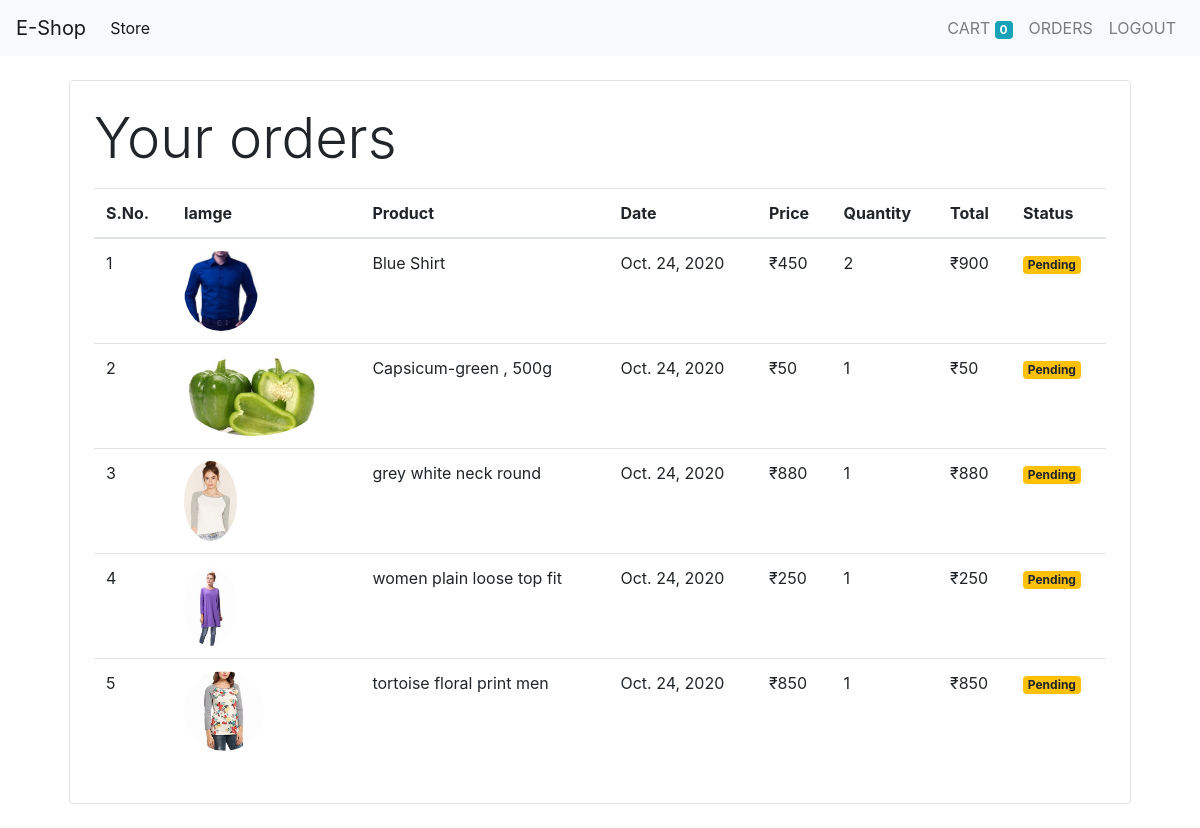
Before: /orders (signed in) with the older database file.
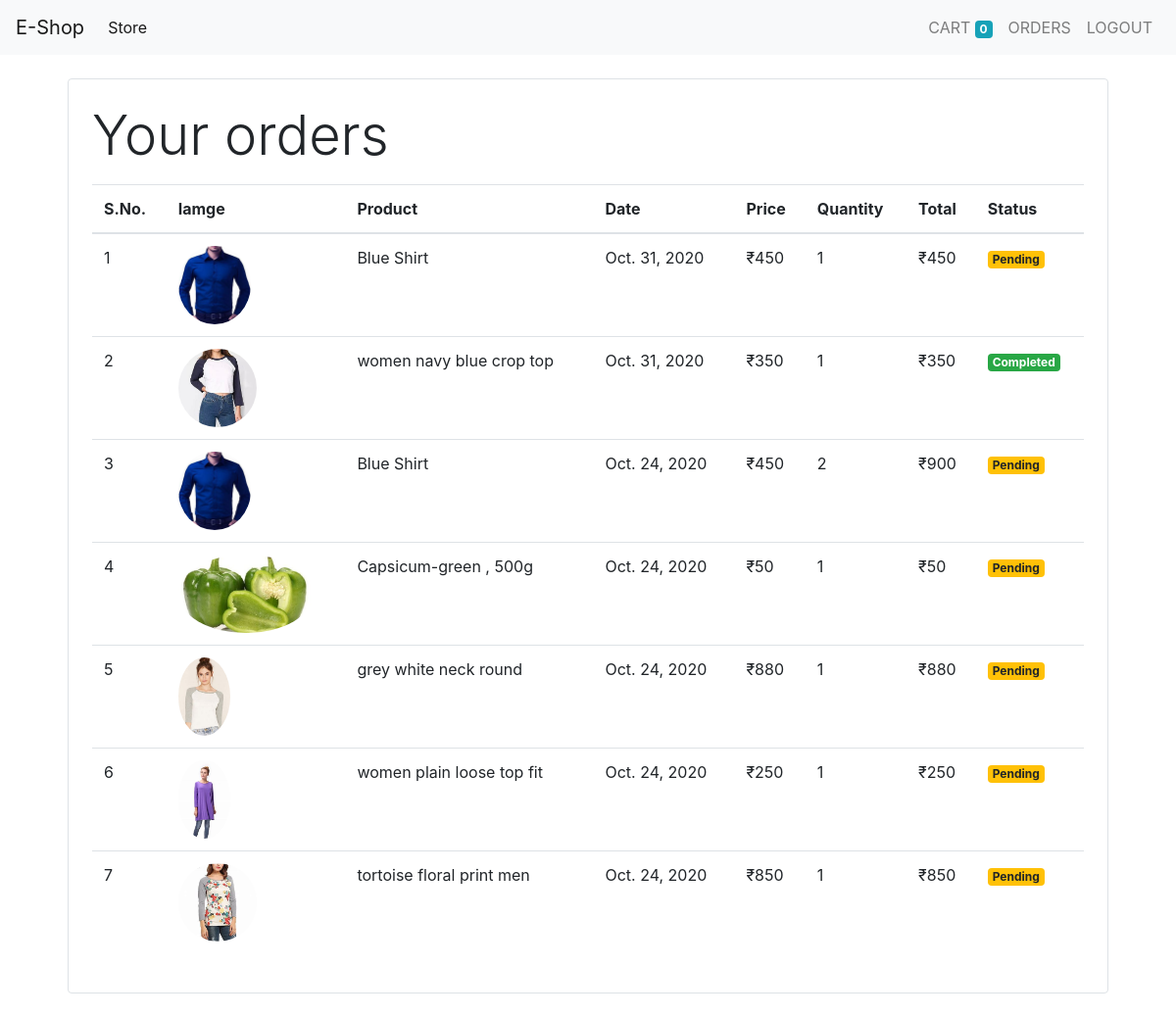
After: the same page with the newer database file.
### store/models/orders.py (models this page shows, shortened)
class Order(models.Model):
    product = models.ForeignKey(Product,on_delete=models.CASCADE)
    customer = models.ForeignKey(Customer,on_delete=models.CASCADE)
    quantity = models.IntegerField(default=1)
    price = models.IntegerField()
    address = models.CharField(max_length=50, default='',blank=True)
    phone = models.CharField(max_length=50, default='',blank=True)
    date = models.DateField(default=datetime.datetime.today)
    status = models.BooleanField(default=False)
    @staticmethod
    def get_orderes_by_customer(customer_id):
        return Order.objects.filter(customer = customer_id).order_by('-date')

### store/models/product.py (models this page shows, shortened)
class Product(models.Model):
    name = models.CharField(max_length=50)
    price = models.IntegerField(default=0)
    category = models.ForeignKey(Category, on_delete=models.CASCADE, default=1)
    description = models.CharField(max_length=200, default='', null=True, blank=True)
    image = models.ImageField(upload_to='uploads/products/')

### store/middlewares/auth.py (the view)
    def middleware(request):
        returnURL = request.META['PATH_INFO']
        if not request.session.get('customer'):
            return redirect(f'login?return_url={returnURL}')
        print('middleware running')
        response = get_response(request)
        return response

### store/templatetags/custom_filter.py (called while the page is built)
@register.filter(name='currency')
def currency(number):
    return "₹"+str(number)

@register.filter(name='multiply')
def multiply(number,number1):
    return number*number1

### store/views/orders.py (called while the page is built)
    def get(self, request):
        customer = request.session.get('customer')
        orders = Order.get_orderes_by_customer(customer)
        print(orders)
        return render(request, 'orders.html',{'orders':orders})

### store/templates/orders.html
{% extends 'base.html' %}
{% block content %}
{% load cart %}
{% load custom_filter %}
<div class="container">
    <div class="border rounded  p-4 m-4">
        <p class="display-4">Your orders</p>
        <table class="table">
            <thead>
            <tr>
                <th>S.No.</th>
                <th>Iamge</th>
                <th>Product</th>
                <th>Date</th>
                <th>Price</th>
                <th>Quantity</th>
                <th>Total</th>
                <th>Status</th>
            </tr>
            </thead>
            <tbody>
            {% for order in orders %}
            <tr>
                <td>{{forloop.counter}}</td>
                <td><img style="height:80px;" src="{{order.product.image.url}}" alt="{{order.product.name}}" class="rounded-circle">
                </td>
                <td>{{order.product.name}}</td>
                <td>{{order.date}}</td>
                <td>{{order.price|currency}}</td>
                <td>{{order.quantity}}</td>
                <td>{{order.quantity|multiply:order.price|currency}}</td>
                {% if order.status %}
                    <td><small class="badge badge-success">Completed</small></td>
                {% else %}
                    <td><small class="badge badge-warning">Pending</small></td>
                {% endif %}
            </tr>
            {% endfor %}
            </tbody>
        </table>
    </div>
</div>
{% endblock %}

Changed rows visible on the page:
added Order: product.image (picture), product.name "Blue Shirt", date "Oct. 31, 2020", price "₹450", quantity "1", quantity|multiply "₹450", status "Pending"
added Order: product.image (picture), product.name "women navy blue crop top", date "Oct. 31, 2020", price "₹350", quantity "1", quantity|multiply "₹350", status "Completed"
